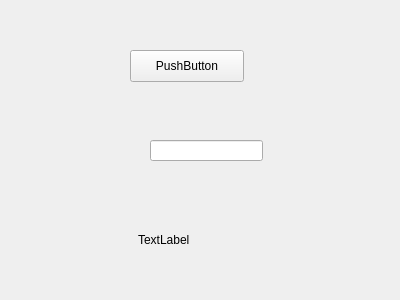
<?xml version="1.0" encoding="UTF-8"?>
<ui version="4.0">
 <class>Dialog</class>
 <widget class="QDialog" name="Dialog">
  <property name="geometry">
   <rect>
    <x>0</x>
    <y>0</y>
    <width>400</width>
    <height>300</height>
   </rect>
  </property>
  <property name="windowTitle">
   <string>Dialog</string>
  </property>
  <widget class="QPushButton" name="pushButton">
   <property name="geometry">
    <rect>
     <x>130</x>
     <y>50</y>
     <width>114</width>
     <height>32</height>
    </rect>
   </property>
   <property name="focusPolicy">
    <enum>Qt::NoFocus</enum>
   </property>
   <property name="text">
    <string>PushButton</string>
   </property>
   <property name="flat">
    <bool>false</bool>
   </property>
  </widget>
  <widget class="QLineEdit" name="lineEdit">
   <property name="geometry">
    <rect>
     <x>150</x>
     <y>140</y>
     <width>113</width>
     <height>21</height>
    </rect>
   </property>
   <property name="focusPolicy">
    <enum>Qt::ClickFocus</enum>
   </property>
   <property name="autoFillBackground">
    <bool>false</bool>
   </property>
   <property name="inputMask">
    <string/>
   </property>
   <property name="frame">
    <bool>true</bool>
   </property>
   <property name="echoMode">
    <enum>QLineEdit::Normal</enum>
   </property>
   <property name="clearButtonEnabled">
    <bool>false</bool>
   </property>
  </widget>
  <widget class="QLabel" name="label">
   <property name="geometry">
    <rect>
     <x>138</x>
     <y>229</y>
     <width>141</width>
     <height>21</height>
    </rect>
   </property>
   <property name="text">
    <string>TextLabel</string>
   </property>
  </widget>
 </widget>
 <layoutdefault spacing="6" margin="11"/>
 <resources/>
 <connections/>
</ui>
